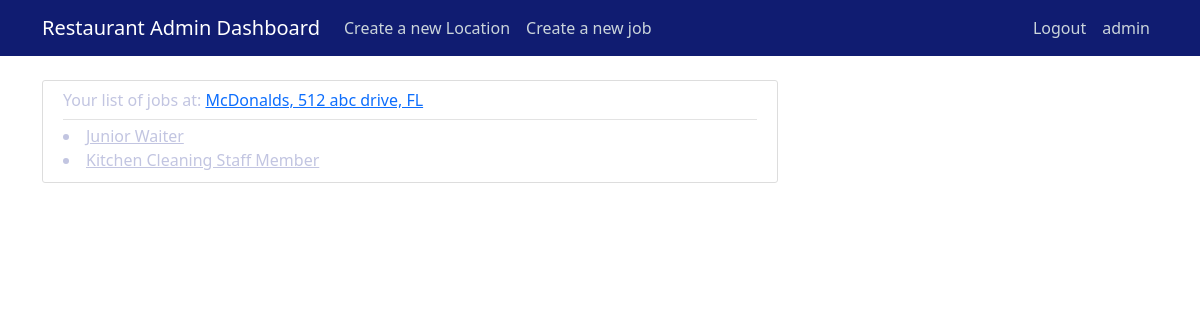
Screenshot of /staffing/location/3/ (signed in) with the database file from the repository.
### staffing/models.py (models this page shows, shortened)
class Location(models.Model):
    address = models.CharField(max_length=200)
    restaurant = models.ForeignKey(Restaurant, on_delete=models.CASCADE)
    def __str__(self):
        return self.restaurant.name + ", " + self.address

class Restaurant(models.Model):
    name = models.CharField(max_length=200)

class JobPosting(models.Model):
    title = models.CharField(max_length=200)
    description = models.CharField(max_length=200)
    location = models.ForeignKey(Location, on_delete=models.CASCADE)
    def __str__(self):
        return self.title

### staffing/views.py (the view)
# urls.py: path('staffing/location/<int:pk>/', LocationDetailView.as_view(), name='location-detail'),
class LocationDetailView(LoginRequiredMixin, UserPassesTestMixin, DetailView):
    model = Location
    def get_context_data(self, *args, **kwargs):
        print(self.kwargs['pk'])
        context = super(LocationDetailView, self).get_context_data(*args, **kwargs)
        context['job_posting_list'] = JobPosting.objects.filter(location_id=self.kwargs['pk'])
        return context
    def test_func(self):
        my_restaurant = self.request.user.profile.restaurant
        location = self.get_object()
        if location.restaurant == my_restaurant:
            return True
        else:
            return False

### staffing/templates/staffing/location_detail.html
{% extends "staffing/base.html" %}
{% block content %}
    <article class="media content-section">
        <div class="media-body">
            <div class="article-metadata">
                <h6 class="mr-2">Your list of jobs at: <a
                        href="{% url 'staffing:locations-update' object.pk %}">{{ object }} </a></h6>
            </div>
            <div class="article-title">
                {% for job in job_posting_list %}
                    <li><a class="article-title" href="{% url 'staffing:job-update' job.pk %}">{{ job }}</a></li>
                {% endfor %}
            </div>
        </div>
    </article>
{% endblock content %}

### staffing/templates/staffing/base.html (shortened to what this page needs)
{% load static %}
<!DOCTYPE html>
<html>
<head>
    <link href="https://cdn.jsdelivr.net/npm/bootstrap@5.0.0-beta1/dist/css/bootstrap.min.css" rel="stylesheet"
>
    <link rel="stylesheet" type="text/css" href="{% static 'staffing/main.css' %}">
</head>
<body>
<header class="site-header">
    <nav class="navbar navbar-expand-md navbar-dark bg-steel fixed-top">
        <div class="container">
            {% if user.profile.restaurant %}
                <a class="navbar-brand mr-4" href="/">Restaurant Admin Dashboard</a>
            {% elif user.profile.location %}
                <a class="navbar-brand mr-4" href="/">Hiring Manager Dashboard</a>
            {% else %}
                <a class="navbar-brand mr-4" href="/">Restaurant Jobs</a>
            {% endif %}
            <div class="collapse navbar-collapse" id="navbarToggle">
                <div class="navbar-nav mr-auto">
                    {% if user.profile.restaurant %}
                        <a class="nav-item nav-link" href="{% url 'staffing:locations-create' %}">Create a new
                            Location</a>
                        <a class="nav-item nav-link" href="{% url 'staffing:job-create' %}">Create a new job</a>
                    {% endif %}
                </div>
            </div>
            <div class="navbar-nav">
                {% if user.is_authenticated %}
                    <a class="nav-item nav-link" href="{% url 'logout' %}">Logout</a>
                    <a class="nav-item nav-link" href="{% url 'profile' %}">{{ user.username }}</a>
                {% else %}
                    <a class="nav-item nav-link" href="{% url 'login' %}">Login</a>
                    <a class="nav-item nav-link" href="{% url 'register' %}">Register</a>
                {% endif %}
            </div>
        </div>
    </nav>
</header>
<main role="main" class="container">
    <div class="row">
        <div class="col-md-8">
            {% block content %}{% endblock %}
        </div>
    </div>
</main>
</body>
</html>

### staffing/static/staffing/main.css (style rules this page uses)
body { bg-image: url("/staffing/static/img/bg_image.jpg") 50% 0 no-repeat fixed; color: #333333; margin-top: 5rem; }
h1, h2, h3, h4, h5, h6 { color: #C2C5E1; }
.bg-steel { background-color: #101C71; }
.site-header .navbar-nav .nav-link { color: #cbd5db; }
.content-section { padding: 10px 20px; border: 1px solid #dddddd; border-radius: 3px; margin-bottom: 20px; }
.article-title { color: #C2C5E1; }
.article-metadata { padding-bottom: 1px; margin-bottom: 4px; border-bottom: 1px solid #e3e3e3 }

### rows the page displays
Location: restaurant+address "McDonalds, 512 abc drive, FL"
JobPosting: title "Junior Waiter"
JobPosting: title "Kitchen Cleaning Staff Member"

### other values shown
{{ user.username }} "admin"
